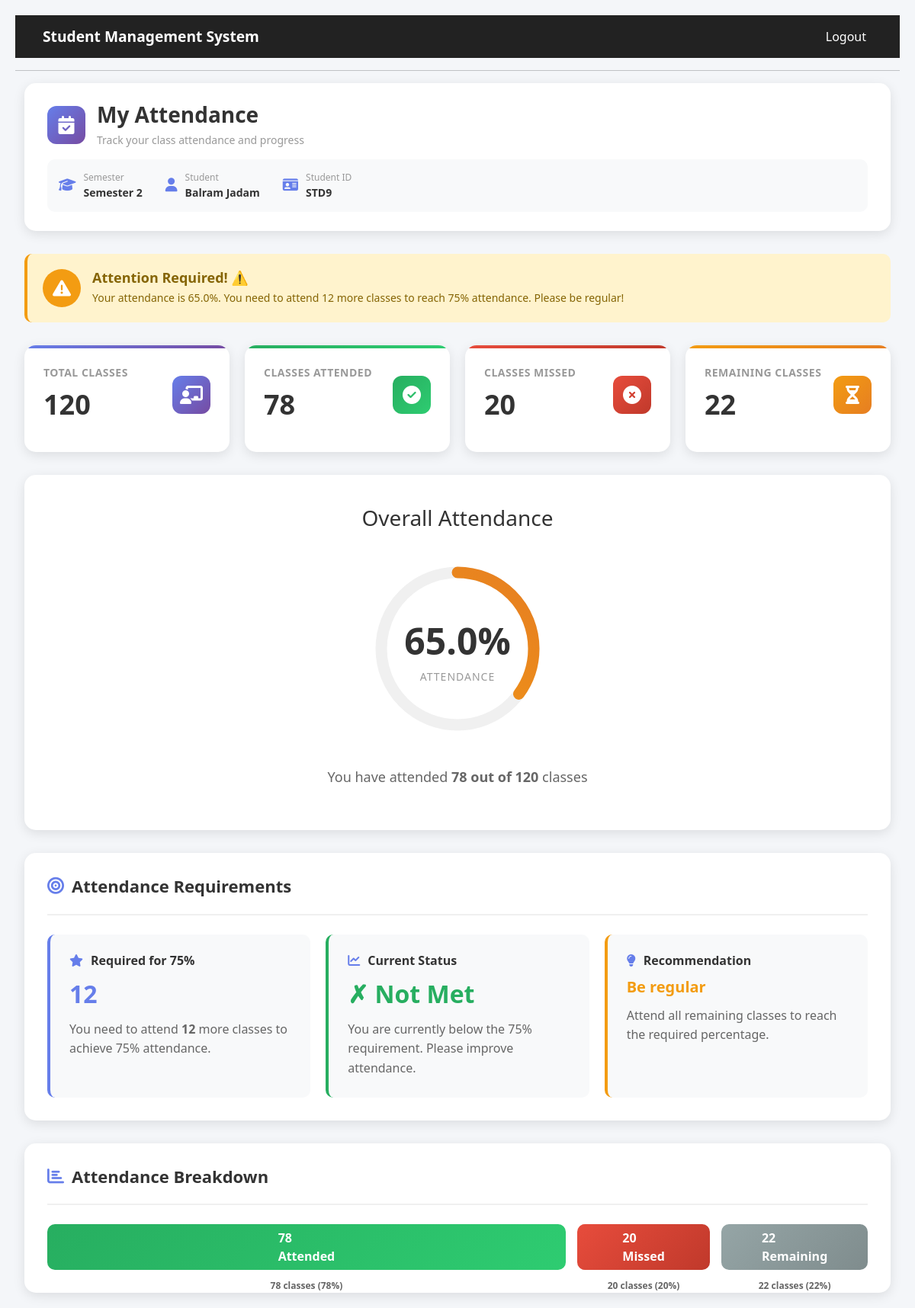
The page /studentattendance/ (signed in) on the database its author committed.
### accounts/models.py (models this page shows, shortened)
class StudentProfile(models.Model):
    STATE_CHOICES = [
    ('AP','Andhra Pradesh'),
    ('AR','Arunachal Pradesh'),
    ('AS','Assam'),
    ('BR','Bihar'),
    ('CG','Chhattisgarh'),
    ('GA','Goa'),
    ('GJ','Gujarat'),
    ('HR','Haryana'),
    ('HP','Himachal Pradesh'),
    ('JH','Jharkhand'),
    ('KA','Karnataka'),
    ('KL','Kerala'),
    ('MP','Madhya Pradesh'),
    ('MH','Maharashtra'),
    ('MN','Manipur'),
    ('ML','Meghalaya'),
    ('MZ','Mizoram'),
    ('NL','Nagaland'),
    ('OD','Odisha'),
    ('PB','Punjab'),
    ('RJ','Rajasthan'),
    ('SK','Sikkim'),
    ('TN','Tamil Nadu'),
    ('TS','Telangana'),
    ('TR','Tripura'),
    ('UK','Uttarakhand'),
    ('UP','Uttar Pradesh'),
    ('WB','West Bengal'),
    ('DL','Delhi'),
]
    user = models.OneToOneField(User, on_delete=models.CASCADE)
    age = models.IntegerField(default=18)
    phone = models.CharField(max_length=15)
    course = models.CharField(max_length=100)
    gender = models.CharField(
    max_length=10,
    choices=[('male','Male'),('female','Female'),('other','Other')])
    profile_photo = models.ImageField(upload_to='students/', null=True, blank=True)
    state = models.CharField(max_length=50,choices=STATE_CHOICES,default='MP')
    city = models.CharField(max_length=50)
    created_at = models.DateTimeField(auto_now_add=True)
    is_active_student = models.BooleanField(default=True)

### accounts/views.py (the view)
# urls.py: path('studentattendance/',student_attendance, name='studentattendance'),
def student_attendance(request):
    profile = get_object_or_404(StudentProfile, user=request.user)
    semester_name = "Semester 2"
    total_classes = 120
    attended_classes = 78
    missed_classes = 20
    classes_done = attended_classes + missed_classes
    remaining_classes = max(total_classes - classes_done, 0)
    attendance_percent = round((attended_classes / total_classes) * 100, 2)
    required_for_75 = math.ceil(0.75 * total_classes)
    max_possible_attendance = attended_classes + remaining_classes
    if max_possible_attendance >= required_for_75:
        can_reach_75 = True
        required_classes = max(required_for_75 - attended_classes, 0)
    else:
        can_reach_75 = False
        required_classes = 0
    context = {
        'profile': profile,
        'semester_name': semester_name,
        'total_classes': total_classes,
        'attended_classes': attended_classes,
        'missed_classes': missed_classes,
        'remaining_classes': remaining_classes,
        'attendance_percent': attendance_percent,
        'required_classes': required_classes,
        'can_reach_75': can_reach_75,
    }
    return render(request, 'student_attendance.html', context)

### accounts/templates/student_attendance.html (shortened to what this page needs)
{% extends "base.html" %}
{% block content %}
<!DOCTYPE html>
<html lang="en">
<head>
    <link href="https://cdn.jsdelivr.net/npm/bootstrap@5.3.2/dist/css/bootstrap.min.css" rel="stylesheet">
    <link href="https://cdnjs.cloudflare.com/ajax/libs/font-awesome/6.5.0/css/all.min.css" rel="stylesheet">
</head>
<body>
    <div class="container">
        <div class="page-header">
            <div class="page-title">
                <div class="title-icon">
                    <i class="fas fa-calendar-check"></i>
                </div>
                <div style="flex: 1;">
                    <h2>My Attendance</h2>
                    <p style="margin: 5px 0 0 0; color: #999; font-size: 14px;">Track your class attendance and progress</p>
                </div>
            </div>
            <div class="semester-info">
                <div class="info-item">
                    <i class="fas fa-graduation-cap"></i>
                    <div>
                        <div style="font-size: 12px; color: #999;">Semester</div>
                        <div class="info-value">{{ semester_name }}</div>
                    </div>
                </div>
                <div class="info-item">
                    <i class="fas fa-user"></i>
                    <div>
                        <div style="font-size: 12px; color: #999;">Student</div>
                        <div class="info-value">{{ profile.user.first_name }} {{ profile.user.last_name }}</div>
                    </div>
                </div>
                <div class="info-item">
                    <i class="fas fa-id-card"></i>
                    <div>
                        <div style="font-size: 12px; color: #999;">Student ID</div>
                        <div class="info-value">STD{{ profile.user.id }}</div>
                    </div>
                </div>
            </div>
        </div>
        {% if attendance_percent >= 75 %}
        <div class="alert-box alert-success">
            <div class="alert-icon">
                <i class="fas fa-check-circle"></i>
            </div>
            <div class="alert-content">
                <h4>Excellent Attendance! 🎉</h4>
                <p>You have maintained {{ attendance_percent }}% attendance which meets the required 75% criteria. Keep up the good work!</p>
            </div>
        </div>
        {% elif attendance_percent >= 65 %}
        <div class="alert-box alert-warning">
            <div class="alert-icon">
                <i class="fas fa-exclamation-triangle"></i>
            </div>
            <div class="alert-content">
                <h4>Attention Required! ⚠️</h4>
                <p>Your attendance is {{ attendance_percent }}%. You need to attend {{ required_classes }} more classes to reach 75% attendance. Please be regular!</p>
            </div>
        </div>
        {% endif %}
        <div class="stats-cards">
            <div class="stat-card">
                <div class="stat-header">
                    <div>
                        <div class="stat-label">Total Classes</div>
                        <div class="stat-value">{{ total_classes }}</div>
                    </div>
                    <div class="stat-icon">
                        <i class="fas fa-chalkboard-teacher"></i>
                    </div>
                </div>
            </div>
            <div class="stat-card">
                <div class="stat-header">
                    <div>
                        <div class="stat-label">Classes Attended</div>
                        <div class="stat-value">{{ attended_classes }}</div>
                    </div>
                    <div class="stat-icon">
                        <i class="fas fa-check-circle"></i>
                    </div>
                </div>
            </div>
            <div class="stat-card">
                <div class="stat-header">
                    <div>
                        <div class="stat-label">Classes Missed</div>
                        <div class="stat-value">{{ missed_classes }}</div>
                    </div>
                    <div class="stat-icon">
                        <i class="fas fa-times-circle"></i>
                    </div>
                </div>
            </div>
            <div class="stat-card">
                <div class="stat-header">
                    <div>
                        <div class="stat-label">Remaining Classes</div>
                        <div class="stat-value">{{ remaining_classes }}</div>
                    </div>
                    <div class="stat-icon">
                        <i class="fas fa-hourglass-half"></i>
                    </div>
                </div>
            </div>
        </div>
        <div class="progress-section">
            <h3 style="margin-bottom: 30px; color: #333;">Overall Attendance</h3>
            <div class="circular-progress">
                <svg width="250" height="250">
                    <defs>
                        <linearGradient id="gradient-good" x1="0%" y1="0%" x2="100%" y2="100%">
                            <stop offset="0%" style="stop-color:#27ae60;stop-opacity:1" />
                            <stop offset="100%" style="stop-color:#2ecc71;stop-opacity:1" />
                        </linearGradient>
                        <linearGradient id="gradient-warning" x1="0%" y1="0%" x2="100%" y2="100%">
                            <stop offset="0%" style="stop-color:#f39c12;stop-opacity:1" />
                            <stop offset="100%" style="stop-color:#e67e22;stop-opacity:1" />
                        </linearGradient>
                        <linearGradient id="gradient-danger" x1="0%" y1="0%" x2="100%" y2="100%">
                            <stop offset="0%" style="stop-color:#e74c3c;stop-opacity:1" />
                            <stop offset="100%" style="stop-color:#c0392b;stop-opacity:1" />
                        </linearGradient>
                    </defs>
                    <circle class="progress-ring-bg" cx="125" cy="125" r="100"></circle>
                    <circle class="progress-ring {% if attendance_percent >= 75 %}good{% elif attendance_percent >= 65 %}warning{% else %}danger{% endif %}"
                            cx="125" cy="125" r="100"
                            stroke-dasharray="628.318"
                            stroke-dashoffset="{% widthratio attendance_percent 100 628.318 as offset %}{{ offset|floatformat:2 }}">>
                    </circle>
                </svg>
                <div class="progress-text">
                    <div class="progress-percent">{{ attendance_percent }}%</div>
                    <div class="progress-label">Attendance</div>
                </div>
            </div>
            <p class="progress-description">
                You have attended <strong>{{ attended_classes }} out of {{ total_classes }}</strong> classes
            </p>
        </div>
        <div class="requirements-section">
            <div class="section-header">
                <h3 class="section-title">
                    <i class="fas fa-bullseye"></i>
                    Attendance Requirements
                </h3>
            </div>
            <div class="requirement-grid">
                <div class="requirement-card">
                    <h4>
                        <i class="fas fa-star"></i>
                        Required for 75%
                    </h4>
                    <div class="requirement-value">{{ required_classes }}</div>
                    <p>
                        {% if can_reach_75 %}
                            You need to attend <strong>{{ required_classes }}</strong> more classes to achieve 75% attendance.
                        {% else %}
                            Unfortunately, 75% attendance is no longer achievable this semester.
                        {% endif %}
                    </p>
                </div>
                <div class="requirement-card" style="border-left-color: #27ae60;">
                    <h4>
                        <i class="fas fa-chart-line"></i>
                        Current Status
                    </h4>
                    <div class="requirement-value" style="color: #27ae60;">
                        {% if attendance_percent >= 75 %}
                            ✓ Met
                        {% else %}
                            ✗ Not Met
                        {% endif %}
                    </div>
                    <p>
                        {% if attendance_percent >= 75 %}
                            You have successfully met the 75% attendance requirement. Excellent!
                        {% else %}
                            You are currently below the 75% requirement. Please improve attendance.
                        {% endif %}
                    </p>
                </div>
                <div class="requirement-card" style="border-left-color: #f39c12;">
                    <h4>
                        <i class="fas fa-lightbulb"></i>
                        Recommendation
                    </h4>
                    <div class="requirement-value" style="color: #f39c12; font-size: 20px;">
                        {% if attendance_percent >= 75 %}
                            Keep it up!
                        {% elif can_reach_75 %}
                            Be regular
                        {% else %}
                            Meet advisor
                        {% endif %}
                    </div>
                    <p>
                        {% if attendance_percent >= 75 %}
                            Continue maintaining your excellent attendance record.
                        {% elif can_reach_75 %}
                            Attend all remaining classes to reach the required percentage.
                        {% else %}
                            Please schedule a meeting with your academic advisor immediately.
                        {% endif %}
                    </p>
                </div>
            </div>
        </div>
        <div class="timeline-section">
            <div class="section-header">
                <h3 class="section-title">
                    <i class="fas fa-chart-bar"></i>
                    Attendance Breakdown
                </h3>
            </div>
            <div class="timeline-bars">
                <div class="timeline-bar attended" style="flex: {{ attended_classes }};">
                    {{ attended_classes }}<br>Attended
                    <span class="timeline-label">{{ attended_classes }} classes ({{ attended_classes|floatformat:0 }}%)</span>
                </div>
                <div class="timeline-bar missed" style="flex: {{ missed_classes }};">
                    {{ missed_classes }}<br>Missed
                    <span class="timeline-label">{{ missed_classes }} classes ({{ missed_classes|floatformat:0 }}%)</span>
                </div>
                <div class="timeline-bar remaining" style="flex: {{ remaining_classes }};">
                    {{ remaining_classes }}<br>Remaining
                    <span class="timeline-label">{{ remaining_classes }} classes ({{ remaining_classes|floatformat:0 }}%)</span>
                </div>
            </div>
        </div>
    </div>
</body>
</html>
{% endblock %}

### rows shown on the page
StudentProfile: user.first_name "Balram", user.last_name "Jadam", user.id "9"

### other values the page prints
{{ semester_name }} "Semester 2"
{{ attendance_percent }} "65.0"
{{ required_classes }} "12"
{{ total_classes }} "120"
{{ attended_classes }} "78"
{{ missed_classes }} "20"
{{ remaining_classes }} "22"
{{ attended_classes|floatformat:0 }} "78"
{{ missed_classes|floatformat:0 }} "20"
{{ remaining_classes|floatformat:0 }} "22"
